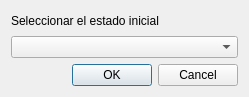
<?xml version="1.0" encoding="UTF-8"?>
<ui version="4.0">
 <class>DialogInitialState</class>
 <widget class="QDialog" name="DialogInitialState">
  <property name="geometry">
   <rect>
    <x>0</x>
    <y>0</y>
    <width>249</width>
    <height>97</height>
   </rect>
  </property>
  <property name="windowTitle">
   <string>Estado Inicial</string>
  </property>
  <layout class="QVBoxLayout" name="verticalLayout">
   <item>
    <widget class="QLabel" name="label">
     <property name="text">
      <string>Seleccionar el estado inicial</string>
     </property>
    </widget>
   </item>
   <item>
    <widget class="QComboBox" name="cb_states"/>
   </item>
   <item>
    <widget class="QDialogButtonBox" name="buttonBox">
     <property name="orientation">
      <enum>Qt::Horizontal</enum>
     </property>
     <property name="standardButtons">
      <set>QDialogButtonBox::Cancel|QDialogButtonBox::Ok</set>
     </property>
    </widget>
   </item>
  </layout>
 </widget>
 <resources/>
 <connections>
  <connection>
   <sender>buttonBox</sender>
   <signal>accepted()</signal>
   <receiver>DialogInitialState</receiver>
   <slot>accept()</slot>
   <hints>
    <hint type="sourcelabel">
     <x>248</x>
     <y>254</y>
    </hint>
    <hint type="destinationlabel">
     <x>157</x>
     <y>274</y>
    </hint>
   </hints>
  </connection>
  <connection>
   <sender>buttonBox</sender>
   <signal>rejected()</signal>
   <receiver>DialogInitialState</receiver>
   <slot>reject()</slot>
   <hints>
    <hint type="sourcelabel">
     <x>316</x>
     <y>260</y>
    </hint>
    <hint type="destinationlabel">
     <x>286</x>
     <y>274</y>
    </hint>
   </hints>
  </connection>
 </connections>
</ui>
